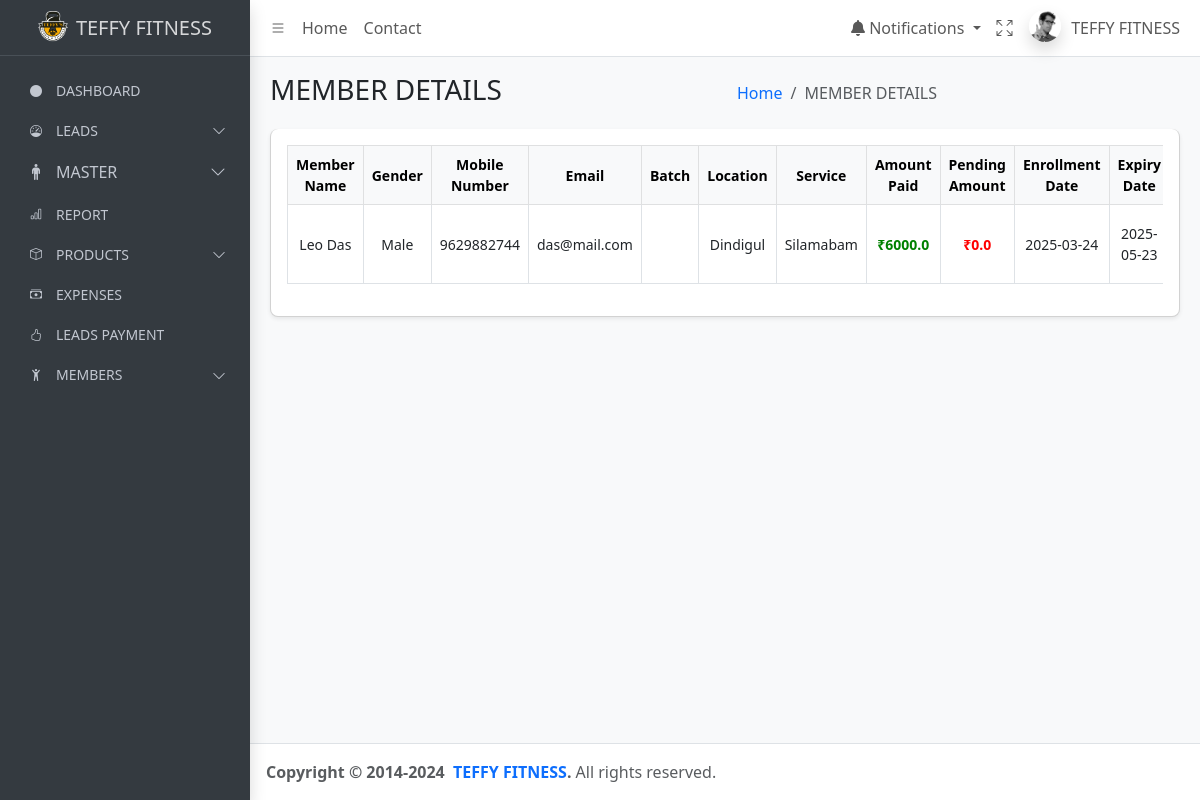
The app's page /display_add_members/1/ with its own data.
### teffyapp/models.py (models this page shows, shortened)
class AddMember(models.Model):
    member_id = models.CharField(max_length=20, unique=True, editable=False, null=True)
    name = models.CharField(max_length=45, null=True, blank=True)
    gender = models.CharField(max_length=10)
    mobile_number = models.CharField(max_length=12, null=True, blank=True)
    aadhar_number  = models.CharField(max_length=16, unique=True ,null=True)
    uploaded_file = models.FileField(upload_to='member_files/', blank=True, null=True)
    email = models.EmailField(unique=True, blank=True, null=True)
    date_of_birth = models.DateField(null=True, blank=True)
    location = models.CharField(max_length=30, null=True, blank=True)
    source = models.CharField(max_length=50, null=True, blank=True)
    occupation = models.CharField(max_length=50, null=True, blank=True)
    emergency_number = models.CharField(max_length=12, null=True, blank=True)
    registration_amount = models.FloatField(null=True, blank=True)
    service = models.ForeignKey(Service, on_delete=models.SET_NULL, null=True, related_name='members_by_service')
    batch = models.ForeignKey(Service, on_delete=models.SET_NULL, null=True, related_name='batch_members')
    cost_of_plan = models.ForeignKey(Service, on_delete=models.SET_NULL, null=True, related_name='cost_of_plan_members')
    total_session = models.ForeignKey(Service, on_delete=models.SET_NULL, null=True, related_name='total_session_members')
    conveniance_fees = models.FloatField(null=True, blank=True)
    total_amount = models.FloatField(null=True, blank=True)
    enrollment_date = models.DateField(null=True, blank=True)
    activation_date = models.DateField(null=True, blank=True)
    expiry_date = models.DateField(null=True, blank=True)
    current_installment_amount = models.FloatField(null=True, blank=True)
    payment_mode = models.CharField(max_length=50, null=True, blank=True)
    payment_date = models.DateField(null=True, blank=True)
    sold_by = models.ForeignKey(UserProfile, on_delete=models.SET_NULL, null=True, blank=True)
    discount = models.FloatField(null=True, blank=True)
    discount_type = models.CharField(max_length=50, null=True, blank=True)
    select_membership_plan = models.ForeignKey(to=Plan, on_delete=models.SET_NULL, null=True, blank=True)
    batches = models.ForeignKey(to=Plan,on_delete=models.SET_NULL, null=True, blank=True, related_name="batches")
    def pending_amount(self):
        return max(self.total_amount - self.current_installment_amount, 0)

class Service(models.Model):
    name = models.CharField(max_length=100)
    duration = models.CharField(max_length=50, null=True, blank=True)
    prices = models.PositiveIntegerField(null=True, blank=True)
    group = models.CharField(max_length=100, null=True, blank=True)
    sessions = models.CharField(max_length=100,null=True, blank=True)
    def __str__(self):
        return self.name

### teffyapp/views.py (the view, shortened to what this page needs)
# urls.py: path('display_add_members/<int:id>/',view_add_members, name="view_add_members"),
def view_add_members(request, id):
    try:
        obj = get_object_or_404(AddMember, id=id)  # Ensures a 404 if not found
        print(f"Member: {obj.name}, Batches: {obj.batches}")
        return render(request, "view-each-add-members.html", {"member": obj})
    except ValueError as ve:
        messages.error(request, f"Invalid input: {ve}")
    except Exception as e:
        messages.error(request, f"An error occurred: {e}")
    return redirect('display_add_members')

### templates/view-each-add-members.html (shortened to what this page needs)
{% extends "base.html" %}
{% load static %}
{% block content %}
<main class="app-main">
    <div class="app-content-header">
        <div class="container-fluid">
            <div class="row">
                <div class="col-sm-6">
                    <h3 class="mb-0">MEMBER DETAILS</h3>
                </div>
                <div class="col-sm-6 text-sm-end">
                    <ol class="breadcrumb">
                        <li class="breadcrumb-item"><a href="#">Home</a></li>
                        <li class="breadcrumb-item active" aria-current="page">MEMBER DETAILS</li>
                    </ol>
                </div>
            </div>
        </div>
    </div>
    <div class="app-content">
        <div class="container-fluid">
            <div class="row">
                <div class="col-12">
                    <div class="card card-outline shadow-sm" style="border-radius: 8px; overflow: hidden;">
                        <div class="card-body p-3">
                            <div class="table-responsive">
                                <table class="table table-bordered w-100"
                                    style="font-size: 14px; text-align: center; vertical-align: middle; border-collapse: collapse;">
                                    <thead class="table-light">
                                        <tr>
                                            <th style="padding: 8px;">Member Name</th>
                                            <th>Gender</th>
                                            <th>Mobile Number</th>
                                            <th>Email</th>
                                            <th>Batch</th>
                                            <th>Location</th>
                                            <th>Service</th>
                                            <th>Amount Paid</th>
                                            <th>Pending Amount</th>
                                            <th>Enrollment Date</th>
                                            <th>Expiry Date</th>
                                        </tr>
                                    </thead>
                                    <tbody>
                                        <tr>
                                            <td>{{ member.name }}</td>
                                            <td>{{ member.gender }}</td>
                                            <td>{{ member.mobile_number }}</td>
                                            <td>{{ member.email }}</td>
                                            <td>{{ member.batch.group }}</td>
                                            <td>{{ member.location }}</td>
                                            <td>{{ member.service }}</td>
                                            <td style="color: green; font-weight: bold;">₹{{ member.current_installment_amount }}</td>
                                            <td style="color: red; font-weight: bold;">₹{{ member.pending_amount }}</td>
                                            <td>{{ member.enrollment_date|date:'Y-m-d' }}</td>
                                            <td>{{ member.expiry_date|date:'Y-m-d' }}</td>
                                        </tr>
                                    </tbody>
                                </table>
                            </div>
                        </div>
                    </div>
                </div>
            </div>
        </div>
    </div>
</main>
{% endblock %}

### records on screen
AddMember: name "Leo Das", gender "Male", mobile_number "9629882744", email "das@mail.com", location "Dindigul", service "Silamabam", current_installment_amount "6000.0", pending_amount "0.0", enrollment_date "2025-03-24", expiry_date "2025-05-23"
